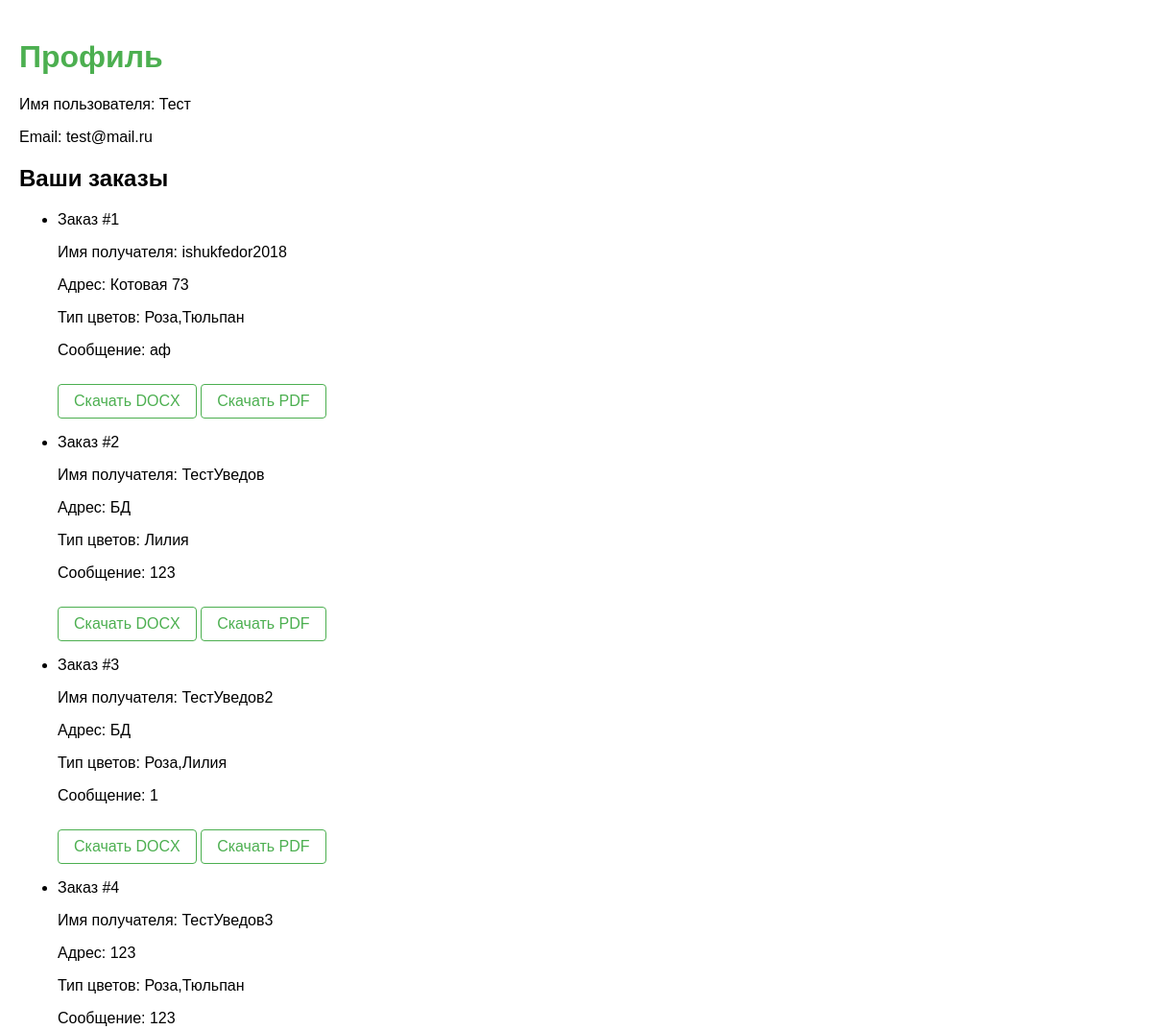
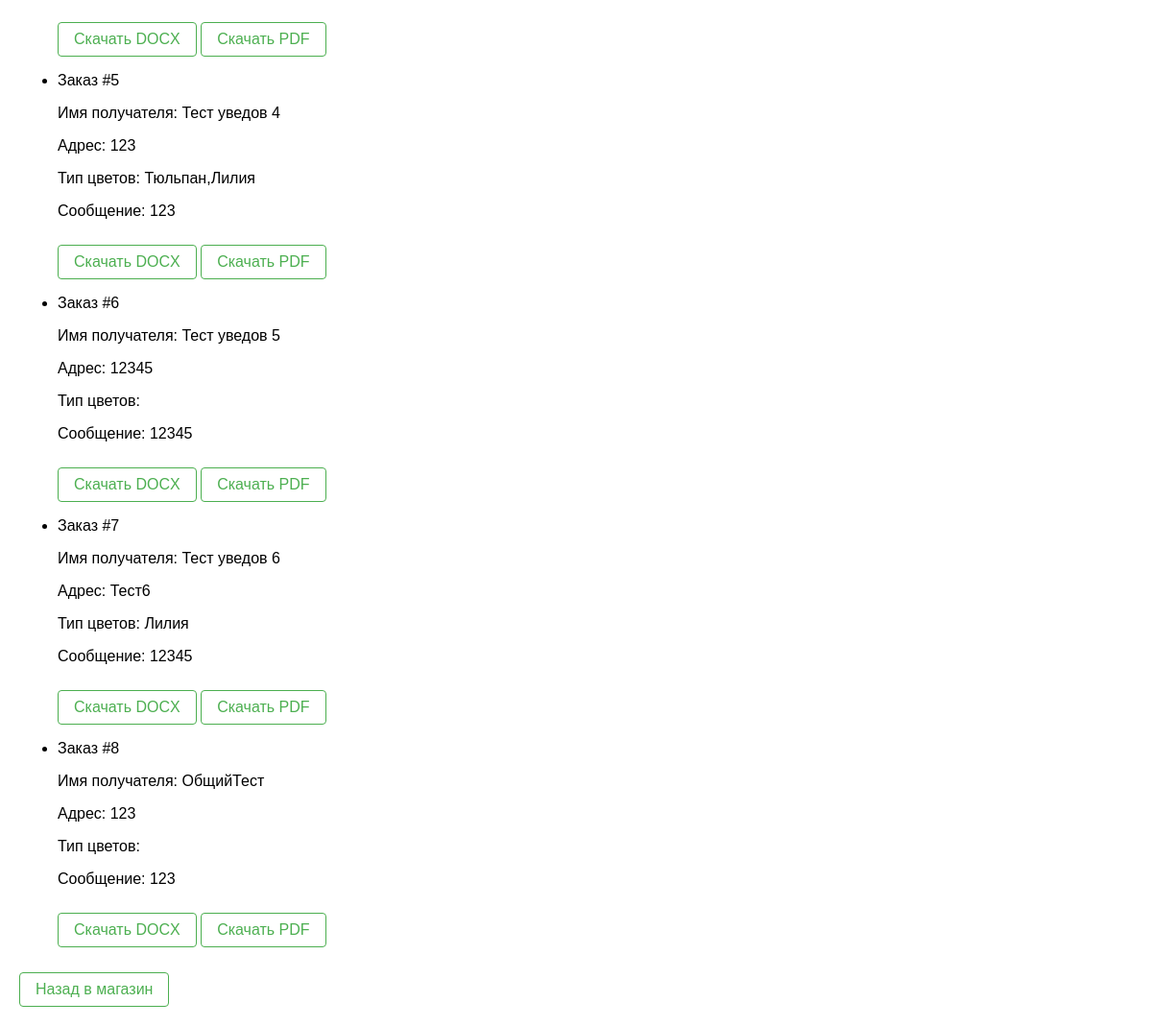
The page /profile (signed in) on the database its author committed (2 pictures, top to bottom).
### models.py (models this page shows, shortened)
class User(db.Model, UserMixin):
    id = db.Column(db.Integer, primary_key=True)  # Первичный ключ
    username = db.Column(db.String(20), unique=True, nullable=False)  # Имя пользователя
    email = db.Column(db.String(120), unique=True, nullable=False)  # Email пользователя
    password = db.Column(db.String(60), nullable=False)  # Хэшированный пароль пользователя
    role = db.Column(db.String(10), nullable=False, default='user')  # Роль пользователя, по умолчанию 'user'
    orders = db.relationship('Order', backref='user', lazy=True)  # Связь с моделью Order

class Order(db.Model):
    id = db.Column(db.Integer, primary_key=True)  # Первичный ключ
    name = db.Column(db.String(100), nullable=False)  # Имя получателя
    address = db.Column(db.String(200), nullable=False)  # Адрес доставки
    flower_type = db.Column(db.String(100), nullable=False)  # Тип цветов в заказе
    message = db.Column(db.String(500), nullable=True)  # Сообщение к заказу
    user_id = db.Column(db.Integer, db.ForeignKey('user.id'), nullable=False)  # Внешний ключ для связи с моделью User

### app.py (the view)
@app.route('/profile')
@login_required
def profile():
    orders = Order.query.filter_by(user_id=current_user.id).all()
    order_numbers = {order.id: idx + 1 for idx, order in enumerate(orders)}
    return render_template('profile.html', user=current_user, orders=orders, order_numbers=order_numbers)

### models.py (called while the page is built)
@login_manager.user_loader
def load_user(user_id):
    return User.query.get(int(user_id))

### templates/profile.html (shortened to what this page needs)
<!DOCTYPE html>
<html lang="ru">
<head>
    <link rel="stylesheet" href="{{ url_for('static', filename='style.css') }}">
</head>
<body>
    <h1>Профиль</h1>
    <p>Имя пользователя: {{ user.username }}</p>
    <p>Email: {{ user.email }}</p>
    <h2>Ваши заказы</h2>
    {% if orders %}
        <ul>
            {% for order in orders %}
                <li>
                    <p>Заказ #{{ order_numbers[order.id] }}</p>
                    <p>Имя получателя: {{ order.name }}</p>
                    <p>Адрес: {{ order.address }}</p>
                    <p>Тип цветов: {{ order.flower_type }}</p>
                    <p>Сообщение: {{ order.message }}</p>
                    <a href="{{ url_for('download_docx', order_id=order.id) }}" class="btn">Скачать DOCX</a>
                    <a href="{{ url_for('download_pdf', order_id=order.id) }}" class="btn">Скачать PDF</a>
                </li>
            {% endfor %}
        </ul>
    {% else %}
        <p>У вас нет заказов.</p>
    {% endif %}
    <a href="{{ url_for('index') }}" class="btn">Назад в магазин</a>
</body>
</html>

### static/style.css (style rules this page uses)
body { font-family: Arial, sans-serif; margin: 0; padding: 20px; }
h1 { color: #4CAF50; }
.btn { display: inline-block; text-decoration: none; color: #4CAF50; padding: 8px 16px; border: 1px solid #4CAF50; border-radius: 4px; margin-top: 10px; text-align: center; }

### rows shown on the page
User: username "Тест", email "test@mail.ru"
Order: order_numbers "1", name "ishukfedor2018", address "Котовая 73", flower_type "Роза,Тюльпан", message "аф"
Order: user "2", name "ТестУведов", address "БД", flower_type "Лилия", message "123"
Order: order_numbers "3", name "ТестУведов2", address "БД", flower_type "Роза,Лилия", message "1"
Order: order_numbers "4", name "ТестУведов3", address "123", flower_type "Роза,Тюльпан", message "123"
Order: order_numbers "5", name "Тест уведов 4", address "123", flower_type "Тюльпан,Лилия", message "123"
Order: order_numbers "6", name "Тест уведов 5", address "12345", message "12345"
Order: order_numbers "7", name "Тест уведов 6", address "Тест6", flower_type "Лилия", message "12345"
Order: order_numbers "8", name "ОбщийТест", address "123", message "123"
